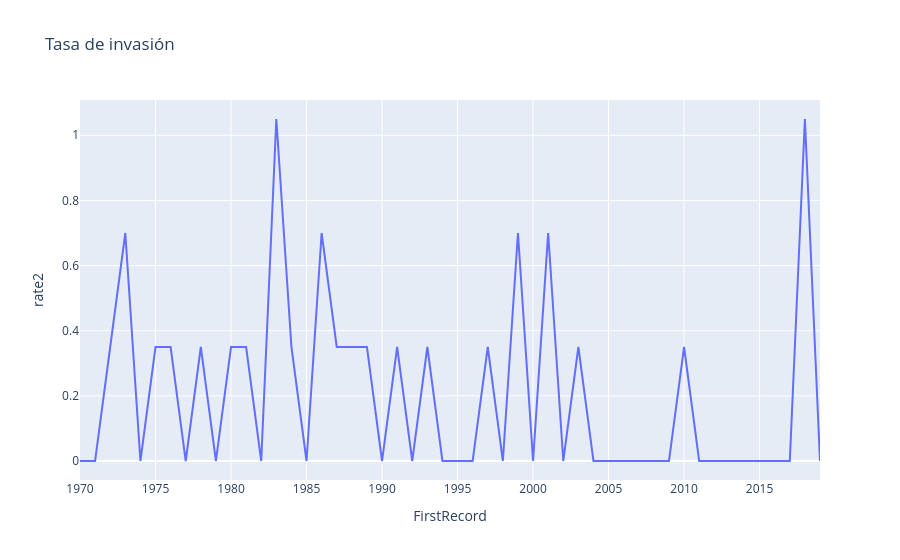

Notebook source saved alongside this figure:
### Code cell
fig = px.line(
    df_6_1_especies_invasoras_v2, x="FirstRecord", y="rate2", title="Tasa de invasión"
)
fig.show()

### Figure 1 — Plotly figure (JSON) as saved in the notebook; plotly's stock layout.template omitted (floating-point values rounded to 4 significant figures)
{"data": [{"hovertemplate": "FirstRecord=%{x}<br>rate2=%{y}<extra></extra>", "legendgroup": "", "line": {"color": "#636efa", "dash": "solid"}, "marker": {"symbol": "circle"}, "mode": "lines", "name": "", "orientation": "v", "showlegend": false, "type": "scatter", "x": [1970.0, 1971.0, 1972.0, 1973.0, 1974.0, 1975.0, 1976.0, 1977.0, 1978.0, 1979.0, 1980.0, 1981.0, 1982.0, 1983.0, 1984.0, 1985.0, 1986.0, 1987.0, 1988.0, 1989.0, 1990.0, 1991.0, 1992.0, 1993.0, 1994.0, 1995.0, 1996.0, 1997.0, 1998.0, 1999.0, 2000.0, 2001.0, 2002.0, 2003.0, 2004.0, 2005.0, 2006.0, 2007.0, 2008.0, 2009.0, 2010.0, 2011.0, 2012.0, 2013.0, 2014.0, 2015.0, 2016.0, 2017.0, 2018.0, 2019.0], "xaxis": "x", "y": [0.0, 0.0, 0.35, 0.7, 0.0, 0.35, 0.35, 0.0, 0.35, 0.0, 0.35, 0.35, 0.0, 1.05, 0.35, 0.0, 0.7, 0.35, 0.35, 0.35, 0.0, 0.35, 0.0, 0.35, 0.0, 0.0, 0.0, 0.35, 0.0, 0.7, 0.0, 0.7, 0.0, 0.35, 0.0, 0.0, 0.0, 0.0, 0.0, 0.0, 0.35, 0.0, 0.0, 0.0, 0.0, 0.0, 0.0, 0.0, 1.05, 0.0], "yaxis": "y"}], "layout": {"legend": {"tracegroupgap": 0}, "title": {"text": "Tasa de invasión"}, "xaxis": {"anchor": "y", "domain": [0, 1], "title": {"text": "FirstRecord"}}, "yaxis": {"anchor": "x", "domain": [0, 1], "title": {"text": "rate2"}}}}
